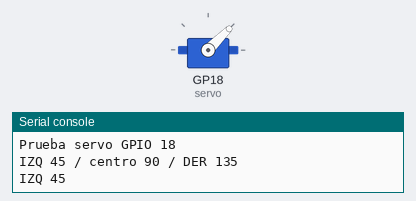
Recording of a program running on a simulated Raspberry Pi Pico running MicroPython. Shown: servo, the last lines printed to the serial console. Servo angles are drawn from the pulse width (0.5 ms = 0°, 2.5 ms = 180°).

Above: at 0.05 s.
At 3.0 s:
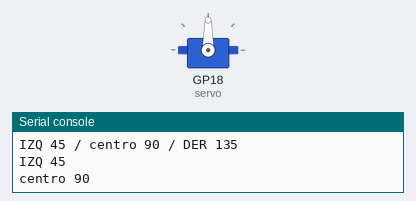
At 6.0 s:
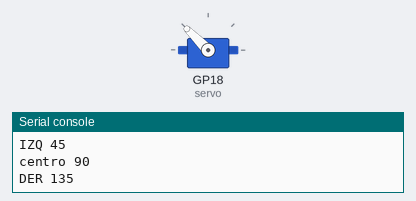
Timing chart, 0 to 7.8 s (numbered marks = the images above):
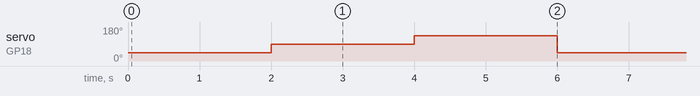

Measured:
- by itself, servo on GP18 (servo): repeats every 6.0 s: 135° 2.0 s, 45° 2.0 s, 90° 2.0 s

The program:

probar_servo.py
```python
from machine import Pin, PWM
from utime import sleep

# Señal en GPIO 18. VCC del servo a 5V, GND común. Nunca alimentes el servo por el GPIO.
servo = PWM(Pin(18), freq=50)

def angulo(g):
    us = 500 + (g / 180.0) * 2000
    servo.duty_u16(int(us / 20000.0 * 65535))

print("Prueba servo GPIO 18")
print("IZQ 45 / centro 90 / DER 135")

while True:
    print("IZQ 45")
    angulo(45)
    sleep(2)
    print("centro 90")
    angulo(90)
    sleep(2)
    print("DER 135")
    angulo(135)
    sleep(2)
```
